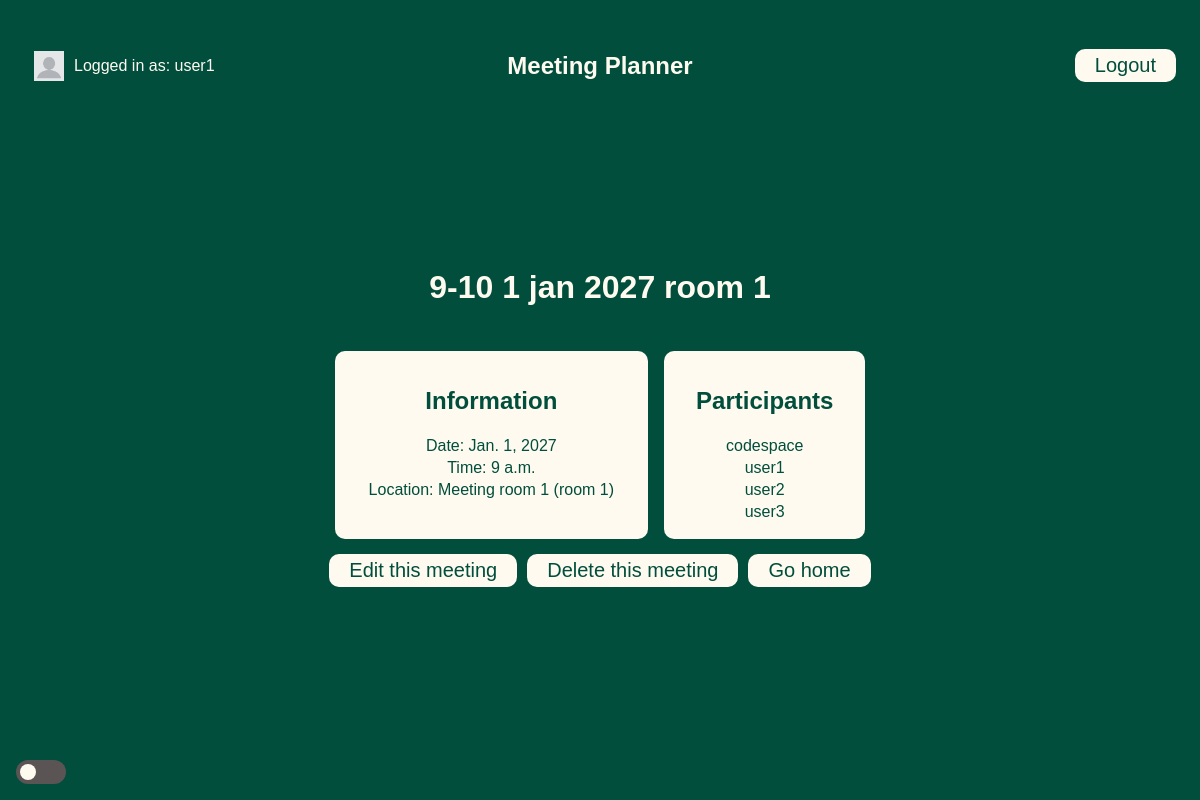
Screenshot of /meetings/16 (signed in) with the database file from the repository.
### meetings/models.py (models this page shows, shortened)
class Meeting(models.Model):
    title = models.CharField(max_length=200)
    date = models.DateField()
    start_time = models.TimeField(default=time(9))
    duration = models.IntegerField(default=1)
    room = models.ForeignKey(Room, on_delete=models.CASCADE)
    participants = models.ManyToManyField(get_user_model())#incase db changes we call this insted

class Room(models.Model):
    name = models.CharField(max_length=50)
    floor = models.IntegerField()
    room_number = models.IntegerField()
    def __str__(self):
        return f"{self.name} (room  {self.room_number})"

### meetings/views.py (the view)
# urls.py: path('<int:id>', views.detail, name='detail'),
@login_required
def detail(request, id):
    meeting = get_object_or_404(Meeting, pk=id)#returns 404 if not found for or given class with id
    return render(request, "meetings/detail.html",{"meeting": meeting})

### templates/meetings/detail.html (shortened to what this page needs)
{% extends "base.html" %}
{% block content%}
<h1>{{meeting.title}}</h1>
<div class="card">
    <div class="item meeting-info">
        <h2>Information</h2>
        <p>Date: {{meeting.date}}</p>
        <p>Time: {{meeting.start_time}} </p>
        <p>Location: {{meeting.room}}</p>
    </div>
    <div class="item meeting-participants">
        <h2>Participants</h2>
        {% for participant in meeting.participants.all%}
            <p>{{ participant.username }}</p>
        {%endfor%}
    </div>
</div>
<div>
    <p class="actions">
        <a href="{%url 'edit' meeting.id%}">Edit this meeting</a><br>
        <a href="{%url 'delete' meeting.id%}">Delete this meeting</a><br>
        <a href="{% url 'welcome' %}">Go home</a>
    </p>
</div>
{%endblock%}

### templates/base.html (shortened to what this page needs)
{% load static %}
<!DOCTYPE html>
<html lang="en">
<head>
    <link rel="stylesheet" href="{% static 'website/style.css' %}">
</head>
<body>
        {% if user.is_authenticated %}
        <nav class="header">
            <div class="name">
                <img src="{% static 'website/profile.jpg' %}" id="profile" alt="Profile icon">
                Logged in as: {{user.get_username}}
            </div>
            <h1 style="padding:0.5rem"> Meeting Planner</h1>
            <form method="post" action="{%url 'logout'%}">
                <button type="submit">Logout</button>
            </form>
        </nav>
        {%endif%}
    <div class="content">
    {% block content %}
    {% endblock%}
    </div>
    <div id="footer">
        <h1></h1>
    </div>
    <div id="mode">
        <label class="switch" for="darklight">
            <span class="slider round"></span>
        </label>
    </div>
</body>
</html>

### website/static/website/style.css (style rules this page uses)
:root { --main: #014e3c; --button: #cfe0d0; --light: #fffaf0; --dark: #206c5e; }
body { font-family: 'Calibri', 'Trebuchet MS', sans-serif; color: var(--light); background-color: var(--main); margin: 0; display:flex; flex-direction: column; min-height: 100dvh; }
button { background-color: var(--light); border: none; color: var(--main); border-radius: 10px; padding: 5px 20px; font-size: 20px; }
h1 { padding: 1rem; }
a { text-decoration: none; font-weight: bold; color: var(--main); }
p { margin: 0; padding: 2px; }
.actions { display: flex; flex-direction: row; }
.actions a { margin: 5px; background-color: var(--light); color: var(--main); border-radius: 10px; padding: 5px 20px; font-size: 20px; font-weight: normal; }
.card { display: flex; flex-direction: row; color: var(--main); gap: 1rem; padding :0.5rem; }
.item { padding: 1rem 2rem; background-color: var(--light); color: var(--main); border-radius: 10px; display:flex; flex-direction: column; align-items: center; }
#mode { padding: 1rem; bottom: 0; align-items: center; position: fixed; }
#footer { padding:1rem; }
.switch { position: relative; display: inline-block; width: 50px; height: 24px; }
.slider { position: absolute; cursor: pointer; top: 0; left: 0; right: 0; bottom: 0; background-color: rgb(91, 84, 84); -webkit-transition: .4s; transition: .4s; }
.slider:before { position: absolute; content: ""; height: 16px; width: 16px; left: 4px; bottom: 4px; background-color: var(--light); -webkit-transition: .4s; transition: .4s; }
.slider.round { border-radius: 34px; }
.slider.round:before { border-radius: 50%; }
.header { display: grid; grid-template-columns: 1fr 1fr 1fr; padding: 1.5rem; align-items: center; }
.header > :first-child { justify-self: start; }
.header > :nth-child(2) { justify-self: center; }
.header > :last-child { justify-self: end; }
.name { display: flex; flex-direction: row; align-items: center; }
#profile { height: 30px; width: 30px; padding: 10px; }
.content { display: flex; flex-direction: column; align-items: center; justify-content: center; height: 100%; flex-grow: 1; }

### rows the page displays
Meeting: title "9-10 1 jan 2027 room 1", date "Jan. 1, 2027", start_time "9 a.m.", room "Meeting room 1 (room 1)"

### other values shown
{{ user.get_username }} "user1"
{{ participant.username }} "codespace"
{{ participant.username }} "user1"
{{ participant.username }} "user2"
{{ participant.username }} "user3"
